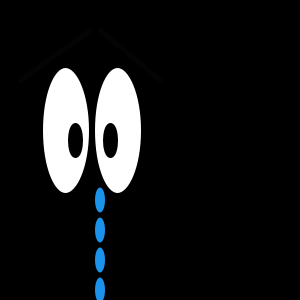
Frame 1 (no input)
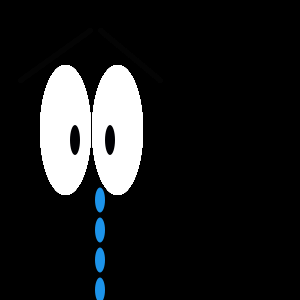
Frame 60 (the mouse pressed at the canvas centre just before this capture)
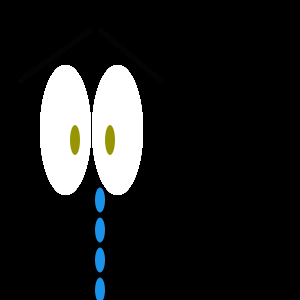
Frame 120 (the mouse held since frame 60 and released just before this capture)

The Processing sketch that drew these frames (run headless with seeded random() and noise(); from frame 60 on, the mouse is pressed at the canvas centre):

// Processing sketch: processing_91466
// ── processing_91466.pde

int x = 100;
int y = 200;
int space = 30;
int x2 = 10;
int y2 = 25;
int endpoint = 290;
void setup ()
{
  size (300,300);
  background(0);
  
}

void draw()
{
  fill(255);
  strokeWeight (5);
  ellipseMode(CORNER);
  ellipse (40, 65, 51, 130);
  ellipse (92, 65, 51, 130);
  fill (mouseX, mouseY, 3);
  ellipseMode (CENTER);
  ellipse (75, 140, 10, 30);
  ellipse (110, 140, 10, 30);
  stroke (4);
  line (90, 30, 20, 80);
  line (160, 80, 100, 30);
  noStroke ();
  ellipseMode(CENTER);
  fill(28, 147, 234);
  while (y <= endpoint)
  {
    ellipse (x, y, x2, y2);
    y = y + space;
  }
 
}
